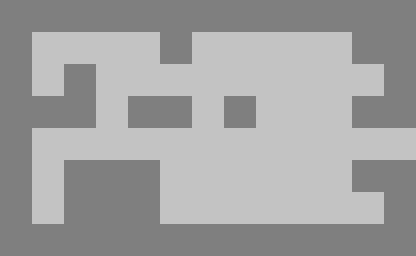

Below is a game level as drawn by its tile map, then a one-line description and the .tmx that defines it (tile-layer data replaced by summaries):
An orthogonal 13x8 tile map with 32x32 px tiles, 2 tile layers (Ground, Wall) and 10 objects (3x organ, 2x box, 2x b_box, goal, bu_box, ...).

<map version="1.10" tiledversion="1.11.0" orientation="orthogonal" renderorder="right-down" width="13" height="8" tilewidth="32" tileheight="32" infinite="0" nextlayerid="4" nextobjectid="32">
 <editorsettings>
  <export target="map1.tmj" format="json" />
 </editorsettings>
 <tileset firstgid="1" source="tileset_duat.tsx" />
 <layer id="3" name="Ground" width="13" height="8">
  <data>[104 cells, 51 non-empty, 1 distinct tile ids]</data>
 </layer>
 <layer id="1" name="Wall" width="13" height="8">
  <data>[104 cells, 53 non-empty, 1 distinct tile ids]</data>
 </layer>
 <objectgroup id="2" name="GameObjects">
  <object id="18" name="goal" gid="5" x="384" y="160" width="32" height="32" />
  <object id="19" name="organ" gid="13" x="224" y="160" width="32" height="32">
   <properties>
    <property name="IDorgano" type="int" value="2" />
   </properties>
  </object>
  <object id="20" name="organ" gid="14" x="352" y="160" width="32" height="32">
   <properties>
    <property name="IDorgano" type="int" value="1" />
   </properties>
  </object>
  <object id="21" name="organ" gid="15" x="96" y="96" width="32" height="32">
   <properties>
    <property name="IDorgano" type="int" value="0" />
   </properties>
  </object>
  <object id="22" name="box" gid="9" x="160" y="192" width="32" height="32" />
  <object id="23" name="box" gid="9" x="224" y="96" width="32" height="32" />
  <object id="25" name="bu_box" gid="9" x="288" y="128" width="32" height="64" />
  <object id="26" name="b_box" gid="9" x="288" y="160" width="64" height="32" />
  <object id="29" name="b_box" gid="9" x="224" y="192" width="64" height="32" />
  <object id="31" name="spawn" x="32" y="192" width="32" height="32" />
 </objectgroup>
</map>
